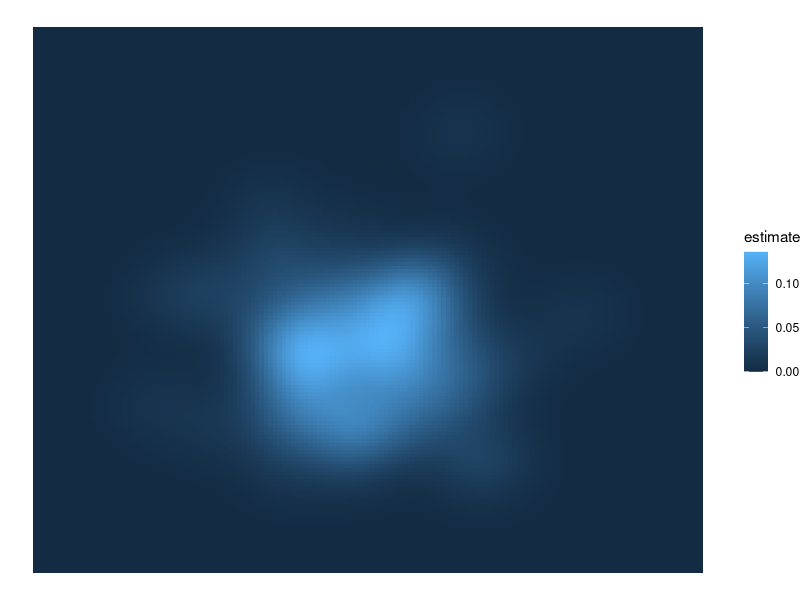

Write the R code that produced this figure.
# r2py crawler metadata
# package: broom
# source_type: rd_example
# topic: tidy.kde.Rd
# source_file: C:\Users\bened\AppData\Local\R\win-library\4.5\broom\help
# lines: 34

suppressPackageStartupMessages(library(broom))
if (rlang::is_installed(c("ks", "ggplot2"))) withAutoprint({ # examplesIf

# load libraries for models and data
library(ks)

# generate data
dat <- replicate(2, rnorm(100))
k <- kde(dat)

# summarize model fit with tidiers + visualization
td <- tidy(k)
td

library(ggplot2)
library(dplyr)
library(tidyr)

td |>
  pivot_wider(c(obs, estimate),
    names_from = variable,
    values_from = value
  ) |>
  ggplot(aes(x1, x2, fill = estimate)) +
  geom_tile() +
  theme_void()

# also works with 3 dimensions
dat3 <- replicate(3, rnorm(100))
k3 <- kde(dat3)

td3 <- tidy(k3)
td3
}) # examplesIf
